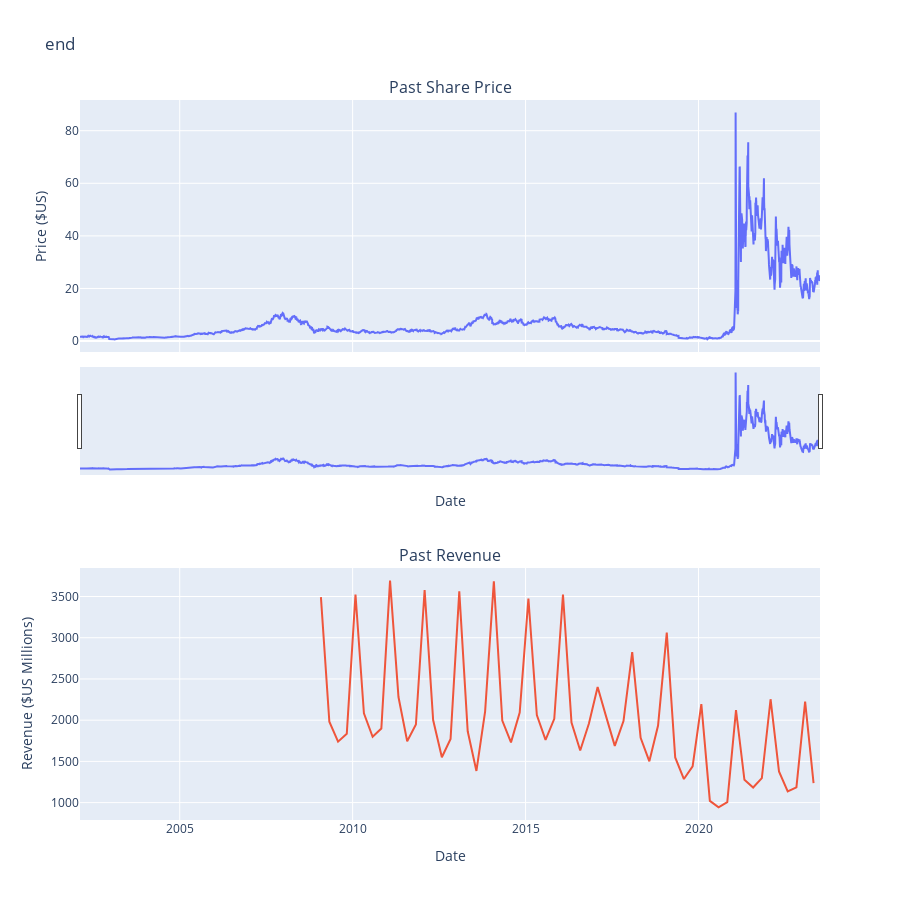

Here is the notebook cell this chart was saved with:
### Code cell
make_graph(gamestop_data, gme_revenue, 'end')
print("final")

### Figure 1 — Plotly figure (JSON) as saved in the notebook; plotly's stock layout.template omitted (floating-point values rounded to 4 significant figures; data arrays with more than 128 entries replaced by an {"elided": "..."} marker saying what was removed)
{"data": [{"name": "Share Price", "type": "scatter", "x": {"elided": "5386 str values"}, "xaxis": "x", "y": {"elided": "5386 float values"}, "yaxis": "y"}, {"name": "Revenue", "type": "scatter", "x": ["2023-04-30T00:00:00", "2023-01-31T00:00:00", "2022-10-31T00:00:00", "2022-07-31T00:00:00", "2022-04-30T00:00:00", "2022-01-31T00:00:00", "2021-10-31T00:00:00", "2021-07-31T00:00:00", "2021-04-30T00:00:00", "2021-01-31T00:00:00", "2020-10-31T00:00:00", "2020-07-31T00:00:00", "2020-04-30T00:00:00", "2020-01-31T00:00:00", "2019-10-31T00:00:00", "2019-07-31T00:00:00", "2019-04-30T00:00:00", "2019-01-31T00:00:00", "2018-10-31T00:00:00", "2018-07-31T00:00:00", "2018-04-30T00:00:00", "2018-01-31T00:00:00", "2017-10-31T00:00:00", "2017-07-31T00:00:00", "2017-04-30T00:00:00", "2017-01-31T00:00:00", "2016-10-31T00:00:00", "2016-07-31T00:00:00", "2016-04-30T00:00:00", "2016-01-31T00:00:00", "2015-10-31T00:00:00", "2015-07-31T00:00:00", "2015-04-30T00:00:00", "2015-01-31T00:00:00", "2014-10-31T00:00:00", "2014-07-31T00:00:00", "2014-04-30T00:00:00", "2014-01-31T00:00:00", "2013-10-31T00:00:00", "2013-07-31T00:00:00", "2013-04-30T00:00:00", "2013-01-31T00:00:00", "2012-10-31T00:00:00", "2012-07-31T00:00:00", "2012-04-30T00:00:00", "2012-01-31T00:00:00", "2011-10-31T00:00:00", "2011-07-31T00:00:00", "2011-04-30T00:00:00", "2011-01-31T00:00:00", "2010-10-31T00:00:00", "2010-07-31T00:00:00", "2010-04-30T00:00:00", "2010-01-31T00:00:00", "2009-10-31T00:00:00", "2009-07-31T00:00:00", "2009-04-30T00:00:00", "2009-01-31T00:00:00"], "xaxis": "x2", "y": [1237, 2226, 1186, 1136, 1378, 2254, 1297, 1183, 1277, 2122, 1005, 942, 1021, 2194, 1439, 1286, 1548, 3063, 1935, 1501, 1786, 2825, 1989, 1688, 2046, 2403, 1959, 1632, 1972, 3525, 2016, 1762, 2061, 3476, 2092, 1731, 1996, 3684, 2107, 1384, 1865, 3562, 1773, 1550, 2002, 3579, 1947, 1744, 2281, 3693, 1899, 1799, 2083, 3524, 1835, 1739, 1981, 3492], "yaxis": "y2"}], "layout": {"annotations": [{"font": {"size": 16}, "showarrow": false, "text": "Past Share Price", "x": 0.5, "xanchor": "center", "xref": "paper", "y": 1.0, "yanchor": "bottom", "yref": "paper"}, {"font": {"size": 16}, "showarrow": false, "text": "Past Revenue", "x": 0.5, "xanchor": "center", "xref": "paper", "y": 0.35, "yanchor": "bottom", "yref": "paper"}], "height": 900, "showlegend": false, "title": {"text": "end"}, "xaxis": {"anchor": "y", "domain": [0, 1], "matches": "x2", "rangeslider": {"visible": true}, "showticklabels": false, "title": {"text": "Date"}}, "xaxis2": {"anchor": "y2", "domain": [0, 1], "title": {"text": "Date"}}, "yaxis": {"anchor": "x", "domain": [0.65, 1.0], "title": {"text": "Price ($US)"}}, "yaxis2": {"anchor": "x2", "domain": [0, 0.35], "title": {"text": "Revenue ($US Millions)"}}}}
